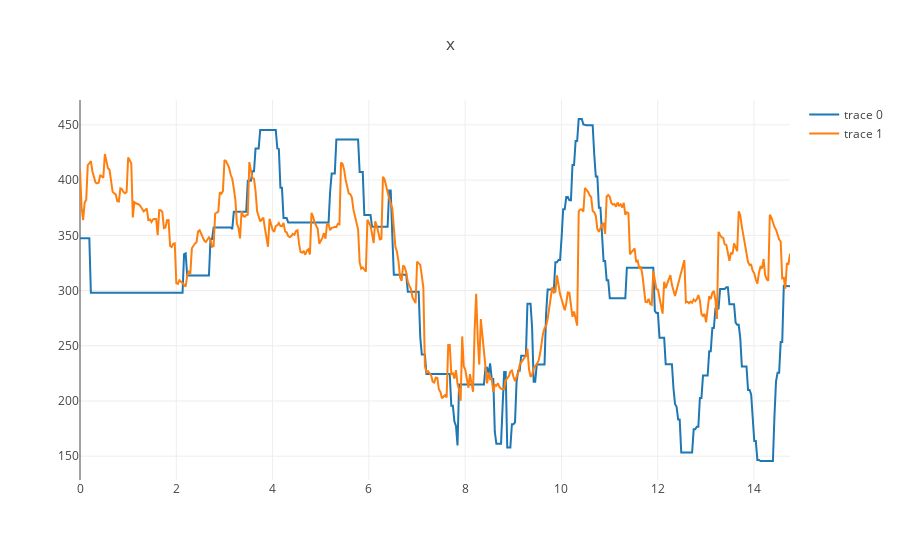
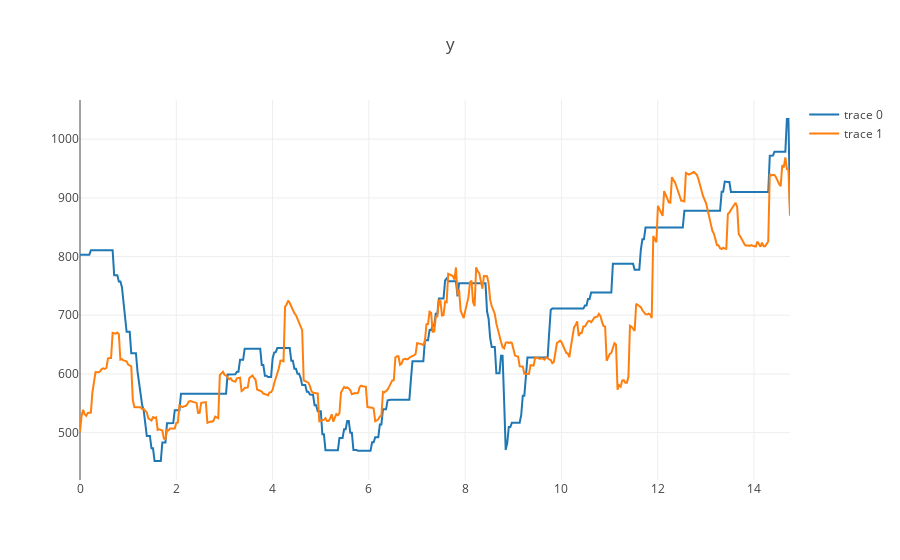

The notebook cell these images were saved under, in order:
### Code cell
def plot_predictions(actual, estimated, start, n):
    stop = start + n
    
    def plot(i, name):
        py.iplot({
            "data": [
                go.Scatter(x=np.linspace(0, 100, n), y=actual[start:stop,i]),
                go.Scatter(x=np.linspace(0, 100, n), y=estimated[start:stop,i])
            ],
            "layout": go.Layout(
                title=name
            )
        })
        
    plot(0, 'x')
    plot(1, 'y')
    
plot_predictions(positions_test, kalman_pos, 0, 3100)

### Figure 1 — Plotly figure (JSON) as saved in the notebook; plotly's stock layout.template omitted (floating-point values rounded to 4 significant figures; data arrays with more than 128 entries replaced by an {"elided": "..."} marker saying what was removed)
{"data": [{"type": "scatter", "x": {"elided": "3100 float values"}, "y": {"elided": "458 float values"}}, {"type": "scatter", "x": {"elided": "3100 float values"}, "y": {"elided": "458 float values"}}], "layout": {"title": "x"}}

### Figure 2 — Plotly figure (JSON) as saved in the notebook; plotly's stock layout.template omitted (floating-point values rounded to 4 significant figures; data arrays with more than 128 entries replaced by an {"elided": "..."} marker saying what was removed)
{"data": [{"type": "scatter", "x": {"elided": "3100 float values"}, "y": {"elided": "458 float values"}}, {"type": "scatter", "x": {"elided": "3100 float values"}, "y": {"elided": "458 float values"}}], "layout": {"title": "y"}}
